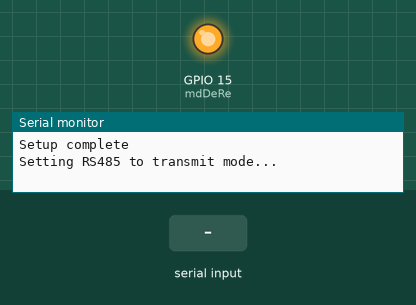
The sketch below on a simulated ESP32. Shown: output pins drawn as LEDs (lit = HIGH), the last lines printed to the serial monitor. The test bench sets the inputs (shaded band).

Above: at 0.01 s.
At 11.0 s:
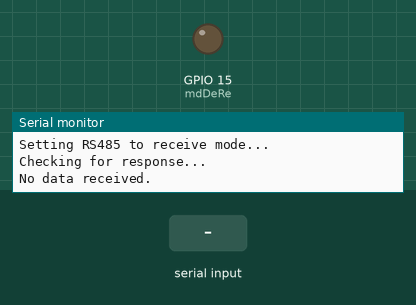
11.1 s: "1" received over the second serial link
Timing chart, 0 to 27.0 s (numbered marks = the images above; inputs shaded):
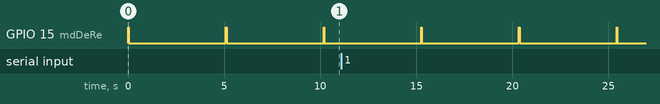

The sketch:

readSingleRegister.ino
```cpp
#include <HardwareSerial.h>

const int mdDeRe = 15;
const int rxPin = 16;
const int txPin = 17;

HardwareSerial mySerial(2);

void setup() {
  pinMode(mdDeRe, OUTPUT);
  digitalWrite(mdDeRe, LOW); // Set to receive mode initially

  mySerial.begin(9600, SERIAL_8N1, rxPin, txPin);
  Serial.begin(9600);
  Serial.println("Setup complete");
}

void loop() {
  uint8_t modbusMessage[] = {0x01, 0x03, 0x01, 0x91, 0x00, 0x01, 0xD4, 0x1B}; // Modbus message

  // Set RS485 to transmit mode
  Serial.println("Setting RS485 to transmit mode...");
  digitalWrite(mdDeRe, HIGH);
  delay(10); // Ensure the pin state is stable

  // Send Modbus message
  Serial.println("Sending Modbus message...");
  mySerial.write(modbusMessage, sizeof(modbusMessage));
  mySerial.flush(); // Ensure all data is sent
  delay(10); // Short delay to ensure message is sent completely

  // Set RS485 to receive mode
  Serial.println("Setting RS485 to receive mode...");
  digitalWrite(mdDeRe, LOW);
  delay(10); // Short delay to allow for mode switch

  // Read response from slave
  Serial.println("Checking for response...");
  if (mySerial.available()) {
    Serial.println("Data received:");
    while (mySerial.available() > 0) {
      byte incomingByte = mySerial.read();
      Serial.print(incomingByte, HEX);
      Serial.print(" ");
    }
    Serial.println();
  } else {
    Serial.println("No data received.");
  }

  delay(5000); // Delay before next loop iteration
}
```

Measured:
- by itself, GPIO 15 (mdDeRe): alternates HIGH for 0.03 s and LOW for 5.0 s
